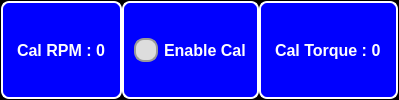
                     <widget class="QFrame" name="frame_16">
                      <property name="sizePolicy">
                       <sizepolicy hsizetype="Expanding" vsizetype="Expanding">
                        <horstretch>0</horstretch>
                        <verstretch>0</verstretch>
                       </sizepolicy>
                      </property>
                      <property name="styleSheet">
                       <string notr="true">background-color: rgb(0, 0, 0);</string>
                      </property>
                      <property name="frameShape">
                       <enum>QFrame::StyledPanel</enum>
                      </property>
                      <property name="frameShadow">
                       <enum>QFrame::Raised</enum>
                      </property>
                      <layout class="QHBoxLayout" name="horizontalLayout_6">
                       <property name="spacing">
                        <number>0</number>
                       </property>
                       <property name="leftMargin">
                        <number>0</number>
                       </property>
                       <property name="topMargin">
                        <number>0</number>
                       </property>
                       <property name="rightMargin">
                        <number>0</number>
                       </property>
                       <property name="bottomMargin">
                        <number>0</number>
                       </property>
                       <item>
                        <widget class="QLabel" name="label_cal_rpm">
                         <property name="sizePolicy">
                          <sizepolicy hsizetype="Expanding" vsizetype="Expanding">
                           <horstretch>0</horstretch>
                           <verstretch>0</verstretch>
                          </sizepolicy>
                         </property>
                         <property name="font">
                          <font>
                           <pointsize>-1</pointsize>
                           <weight>75</weight>
                           <bold>true</bold>
                          </font>
                         </property>
                         <property name="styleSheet">
                          <string notr="true">QLabel {
    color: rgb(255, 255, 255); /* Warna teks putih */
    background-color: rgb(0, 0, 255); /* Warna latar belakang biru */
    border: 2px solid rgb(255, 255, 255); /* Border putih */
    border-radius: 8px; /* Membulatkan sudut */
    padding: 10px; /* Memberi ruang di dalam elemen */
    font-size: 16px; /* Ukuran font */
    font-weight: bold; /* Teks tebal */
    text-align: center; /* Rata tengah teks */
}
</string>
                         </property>
                         <property name="text">
                          <string>Cal RPM : 0</string>
                         </property>
                        </widget>
                       </item>
                       <item>
                        <widget class="QCheckBox" name="check_box_calibration">
                         <property name="sizePolicy">
                          <sizepolicy hsizetype="Expanding" vsizetype="Expanding">
                           <horstretch>0</horstretch>
                           <verstretch>0</verstretch>
                          </sizepolicy>
                         </property>
                         <property name="font">
                          <font>
                           <pointsize>-1</pointsize>
                           <weight>75</weight>
                           <bold>true</bold>
                          </font>
                         </property>
                         <property name="styleSheet">
                          <string notr="true">QCheckBox {
	color: rgb(255, 255, 255); /* Warna teks putih */
    background-color: rgb(0, 0, 255); /* Warna latar belakang biru */
    border: 2px solid rgb(255, 255, 255); /* Border putih */
    border-radius: 8px; /* Membulatkan sudut */
    padding: 10px; /* Memberi ruang di dalam elemen */
    font-size: 16px; /* Ukuran font */
    font-weight: bold; /* Teks tebal */
    text-align: center; /* Rata tengah teks */    
}

QCheckBox::indicator {
    width: 20px;
    height: 20px;
    border-radius: 10px; /* setengah dari width/height untuk bulat sempurna */
    border: 2px solid #999;
    background-color: #ddd;
}

QCheckBox::indicator:checked {
    background-color: red;
    border: 2px solid #4CAF50;
}

QCheckBox::indicator:unchecked:hover {
    background-color: #55ff00;
}</string>
                         </property>
                         <property name="text">
                          <string>Enable Cal</string>
                         </property>
                        </widget>
                       </item>
                       <item>
                        <widget class="QLabel" name="label_cal_torque">
                         <property name="sizePolicy">
                          <sizepolicy hsizetype="Expanding" vsizetype="Expanding">
                           <horstretch>0</horstretch>
                           <verstretch>0</verstretch>
                          </sizepolicy>
                         </property>
                         <property name="font">
                          <font>
                           <pointsize>-1</pointsize>
                           <weight>75</weight>
                           <bold>true</bold>
                          </font>
                         </property>
                         <property name="styleSheet">
                          <string notr="true">QLabel {
    color: rgb(255, 255, 255); /* Warna teks putih */
    background-color: rgb(0, 0, 255); /* Warna latar belakang biru */
    border: 2px solid rgb(255, 255, 255); /* Border putih */
    border-radius: 8px; /* Membulatkan sudut */
    padding: 10px; /* Memberi ruang di dalam elemen */
    font-size: 16px; /* Ukuran font */
    font-weight: bold; /* Teks tebal */
    text-align: center; /* Rata tengah teks */
}
</string>
                         </property>
                         <property name="text">
                          <string>Cal Torque : 0</string>
                         </property>
                        </widget>
                       </item>
                      </layout>
                     </widget>
